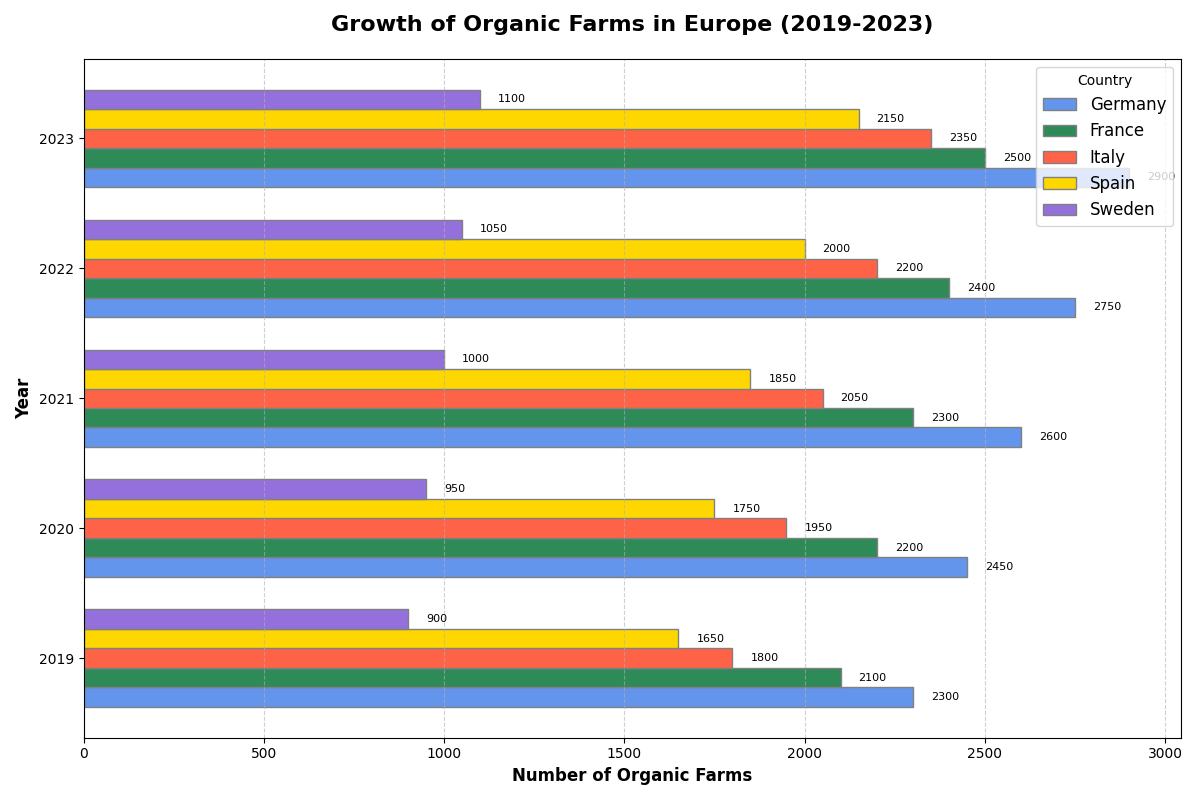

Source code (Python):
import matplotlib.pyplot as plt
import numpy as np

countries = ['Germany', 'France', 'Italy', 'Spain', 'Sweden']
years = np.array([2019, 2020, 2021, 2022, 2023])
germany_farms = np.array([2300, 2450, 2600, 2750, 2900])
france_farms = np.array([2100, 2200, 2300, 2400, 2500])
italy_farms = np.array([1800, 1950, 2050, 2200, 2350])
spain_farms = np.array([1650, 1750, 1850, 2000, 2150])
sweden_farms = np.array([900, 950, 1000, 1050, 1100])

bar_height = 0.15
positions = np.arange(len(years))

fig, ax = plt.subplots(figsize=(12, 8))

ax.barh(positions, germany_farms, height=bar_height, color='cornflowerblue', edgecolor='grey', label='Germany')
ax.barh(positions + bar_height, france_farms, height=bar_height, color='seagreen', edgecolor='grey', label='France')
ax.barh(positions + 2 * bar_height, italy_farms, height=bar_height, color='tomato', edgecolor='grey', label='Italy')
ax.barh(positions + 3 * bar_height, spain_farms, height=bar_height, color='gold', edgecolor='grey', label='Spain')
ax.barh(positions + 4 * bar_height, sweden_farms, height=bar_height, color='mediumpurple', edgecolor='grey', label='Sweden')

for i in range(len(years)):
    ax.text(germany_farms[i] + 50, i, f'{germany_farms[i]}', va='center', ha='left', color='black', fontsize=8)
    ax.text(france_farms[i] + 50, i + bar_height, f'{france_farms[i]}', va='center', ha='left', color='black', fontsize=8)
    ax.text(italy_farms[i] + 50, i + 2 * bar_height, f'{italy_farms[i]}', va='center', ha='left', color='black', fontsize=8)
    ax.text(spain_farms[i] + 50, i + 3 * bar_height, f'{spain_farms[i]}', va='center', ha='left', color='black', fontsize=8)
    ax.text(sweden_farms[i] + 50, i + 4 * bar_height, f'{sweden_farms[i]}', va='center', ha='left', color='black', fontsize=8)

ax.set_ylabel('Year', fontsize=12, fontweight='bold')
ax.set_xlabel('Number of Organic Farms', fontsize=12, fontweight='bold')
ax.set_title('Growth of Organic Farms in Europe (2019-2023)', fontsize=16, fontweight='bold', pad=20)

ax.set_yticks(positions + 2 * bar_height)
ax.set_yticklabels(years)

ax.legend(loc='upper right', fontsize=12, title='Country')
ax.grid(axis='x', linestyle='--', alpha=0.6)

plt.tight_layout()
plt.show()
